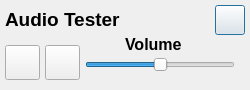
<?xml version="1.0" encoding="UTF-8"?>
<ui version="4.0">
 <class>AudioViewer</class>
 <widget class="QDialog" name="AudioViewer">
  <property name="geometry">
   <rect>
    <x>0</x>
    <y>0</y>
    <width>250</width>
    <height>90</height>
   </rect>
  </property>
  <property name="sizePolicy">
   <sizepolicy hsizetype="Fixed" vsizetype="Fixed">
    <horstretch>0</horstretch>
    <verstretch>0</verstretch>
   </sizepolicy>
  </property>
  <property name="minimumSize">
   <size>
    <width>250</width>
    <height>90</height>
   </size>
  </property>
  <property name="maximumSize">
   <size>
    <width>250</width>
    <height>90</height>
   </size>
  </property>
  <property name="windowTitle">
   <string>Audio Viewer</string>
  </property>
  <widget class="QPushButton" name="pushButton_Exit">
   <property name="geometry">
    <rect>
     <x>215</x>
     <y>5</y>
     <width>30</width>
     <height>30</height>
    </rect>
   </property>
   <property name="text">
    <string/>
   </property>
   <property name="icon">
    <iconset resource="resource.qrc">
     <normaloff>:/graph/opened33.png</normaloff>:/graph/opened33.png</iconset>
   </property>
   <property name="iconSize">
    <size>
     <width>25</width>
     <height>25</height>
    </size>
   </property>
   <property name="shortcut">
    <string>Ctrl+Q</string>
   </property>
  </widget>
  <widget class="QLabel" name="label_Title">
   <property name="geometry">
    <rect>
     <x>5</x>
     <y>5</y>
     <width>125</width>
     <height>30</height>
    </rect>
   </property>
   <property name="text">
    <string>&lt;html&gt;&lt;head/&gt;&lt;body&gt;&lt;p&gt;&lt;span style=&quot; font-size:14pt; font-weight:600;&quot;&gt;Audio Tester&lt;/span&gt;&lt;/p&gt;&lt;/body&gt;&lt;/html&gt;</string>
   </property>
   <property name="buddy">
    <cstring>pushButton_Exit</cstring>
   </property>
  </widget>
  <widget class="QPushButton" name="pushButton_StartPause">
   <property name="geometry">
    <rect>
     <x>5</x>
     <y>45</y>
     <width>35</width>
     <height>35</height>
    </rect>
   </property>
   <property name="text">
    <string/>
   </property>
   <property name="icon">
    <iconset resource="resource.qrc">
     <normaloff>:/graph/start3.png</normaloff>:/graph/start3.png</iconset>
   </property>
   <property name="iconSize">
    <size>
     <width>32</width>
     <height>32</height>
    </size>
   </property>
  </widget>
  <widget class="QPushButton" name="pushButton_Stop">
   <property name="geometry">
    <rect>
     <x>45</x>
     <y>45</y>
     <width>35</width>
     <height>35</height>
    </rect>
   </property>
   <property name="text">
    <string/>
   </property>
   <property name="icon">
    <iconset resource="resource.qrc">
     <normaloff>:/graph/stop7.png</normaloff>:/graph/stop7.png</iconset>
   </property>
   <property name="iconSize">
    <size>
     <width>32</width>
     <height>32</height>
    </size>
   </property>
  </widget>
  <widget class="QSlider" name="horizontalSlider">
   <property name="geometry">
    <rect>
     <x>85</x>
     <y>50</y>
     <width>150</width>
     <height>30</height>
    </rect>
   </property>
   <property name="maximum">
    <number>100</number>
   </property>
   <property name="value">
    <number>50</number>
   </property>
   <property name="orientation">
    <enum>Qt::Horizontal</enum>
   </property>
  </widget>
  <widget class="QLabel" name="label_Volume">
   <property name="geometry">
    <rect>
     <x>125</x>
     <y>35</y>
     <width>65</width>
     <height>20</height>
    </rect>
   </property>
   <property name="text">
    <string>&lt;html&gt;&lt;head/&gt;&lt;body&gt;&lt;p&gt;&lt;span style=&quot; font-size:12pt; font-weight:600;&quot;&gt;Volume&lt;/span&gt;&lt;/p&gt;&lt;/body&gt;&lt;/html&gt;</string>
   </property>
  </widget>
 </widget>
 <resources>
  <include location="resource.qrc"/>
 </resources>
 <connections/>
</ui>
